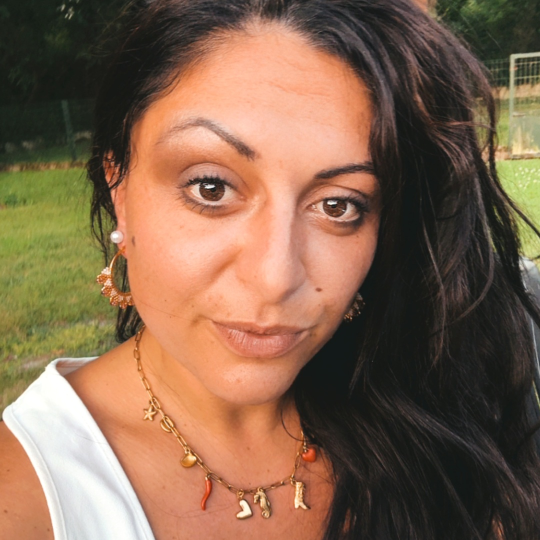
#> input picture contenus/photos/photo_profil_finale.jpg, 1080 x 1080 px, found by its file name (shown at 1/2 size)
$ python carrousel_mon_histoire.py out.png
#> lines starting #> are read from the running program, lines starting #| are printed output that depends on the picture; after the words box and inside, x2 and y2 are one past the last pixel; in counts of white or black regions, pixels touching at a corner belong together
from PIL import Image, ImageDraw, ImageFont, ImageOps
import sys, os
OUT = sys.argv[1]
W, H = 1080, 1350
CREAM = (255, 245, 248); PINK = (232, 80, 143); DARK = (43, 34, 40); SOFT = (250, 222, 233); WHITE=(255,255,255)
F = "/usr/share/fonts/opentype/inter/"
def font(n, s): return ImageFont.truetype(F + n, s)
XB = lambda s: font("Inter-ExtraBold.otf", s)
RG = lambda s: font("Inter-Medium.otf", s)

def rich_lines(d, text, f, maxw):
    # text: words, *mot* = pink. returns list of lines of (word, pink)
    lines, cur, w = [], [], 0
    space = d.textlength(" ", font=f)
    for para in text.split("\n"):
        for tok in para.split(" "):
            pink = tok.startswith("*") or (cur and cur[-1][2] and not cur[-1][0].endswith("*"))
            raw = tok
            word = tok.replace("*", "")
            tw = d.textlength(word, font=f)
            if cur and w + space + tw > maxw:
                lines.append(cur); cur, w = [], 0
            cur.append((word, None, raw)); w += (space if len(cur) > 1 else 0) + tw
        lines.append(cur); cur, w = [], 0
    # resolve pink spans
    out, inside = [], False
    for ln in lines:
        o = []
        for word, _, raw in ln:
            start = raw.startswith("*"); r2 = raw.rstrip(".,…:;!?"); end = r2.endswith("*") and len(r2) > 1
            p = inside or start
            o.append((word, p))
            if start and not end: inside = True
            elif end: inside = False
        out.append(o)
    return out

def draw_rich(d, text, f, y, color=DARK, maxw=880, lh=1.25, align="left", x0=100, accent=None):
    lines = rich_lines(d, text, f, maxw)
    space = d.textlength(" ", font=f)
    size = f.size
    for ln in lines:
        lw = sum(d.textlength(w, font=f) for w, _ in ln) + space * max(len(ln) - 1, 0)
        x = x0 if align == "left" else (W - lw) / 2
        for w, p in ln:
            d.text((x, y), w, font=f, fill=(accent or PINK) if p else color)
            x += d.textlength(w, font=f) + space
        y += size * lh
    return y

def base(i, n, bg=CREAM):
#> called with i = 0, n = 11, bg = (232, 80, 143)
    im = Image.new("RGB", (W, H), bg); d = ImageDraw.Draw(im)
#> after `im = Image.new('RGB', (W, H), bg)`:
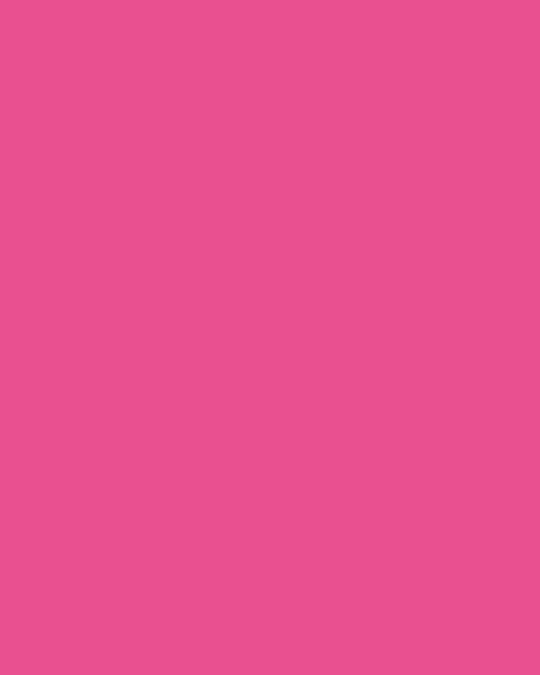
#> im: PIL image 1080x1350 RGB (shown at 1/2 size); mean R, G, B 232, 80, 143
    # dots
    tot = n * 26
    x = (W - tot) / 2
    for k in range(n):
        c = PINK if k == i else (SOFT if bg == CREAM else (255, 255, 255, 120))
        if bg != CREAM: c = WHITE if k == i else (240, 160, 195)
        d.ellipse((x, H - 70, x + 12, H - 58), fill=c); x += 26
#> after the loop, x = 683
    d.text((W / 2, H - 120), "@helene_belmonte", font=RG(28), fill=(PINK if bg == CREAM else WHITE), anchor="mm")
    return im, d

slides = [
 ("cover", "J'ai eu *peur de manger* pendant des années.", "Voici mon histoire"),
 ("txt", "01", "Adolescente, j'étais *très complexée.*\n\nAu lycée, j'ai pris *beaucoup de poids.*"),
 ("txt", "02", "Puis la vie a fait des siennes. Des *hauts*, des *bas*…\n\nEt la nourriture est devenue *mon refuge.*"),
 ("txt", "03", "Je ne mangeais plus parce que j'avais faim.\n\nJe mangeais *mes émotions* : le stress, la fatigue, la tristesse, parfois même la joie."),
 ("txt", "04", "J'ai fait appel à *plusieurs coachs.*\n\nJe perdais du poids… puis *je reprenais tout.*\n\nEt à chaque repas, *j'avais peur de manger.*"),
 ("txt", "05", "Aide-soignante, *horaires décalés*, journées à rallonge, repas sur le pouce…\n\nAucune méthode n'était faite pour *MA vie.*"),
 ("pink", "Le déclic", "J'ai enfin compris que la privation ne servait à rien."),
 ("photo", "", "Grâce au *rééquilibrage alimentaire*, j'ai perdu *du poids.*\n\nEt je ne l'ai *jamais repris.*"),
 ("photo", "Aujourd'hui", "Je n'ai *plus peur de manger.* Je me fais *plaisir à chaque repas.*\n\nEt j'ai trouvé un sport que j'aime, qui me donne envie de me lever le matin."),
 ("pink", "Ma plus belle décision", "Prendre du temps pour moi et investir en moi."),
 ("cta", "", ""),
]
n = len(slides)
for i, (kind, a, b) in enumerate(slides):
    if kind == "cover":
        im, d = base(i, n, PINK)
        d.text((100, 300), "MON HISTOIRE", font=XB(34), fill=(255, 210, 228))
        y = 380
        for ln in rich_lines(d, a, XB(92), 880):
#> in rich_lines, `lines, cur, w = [], [], 0`: w = 0
#> in rich_lines, `space = d.textlength(" ", font=f)`: space = 20.12
#> in rich_lines, `out, inside = [], False`: inside = False
            x = 100
            for w, p in ln:
                d.text((x, y), w, font=XB(92), fill=DARK if p else WHITE)
                x += d.textlength(w + " ", font=XB(92))
            y += 115
#> this loop made 3 passes
#> after the loop, y = 725
        d.rounded_rectangle((100, y + 60, 100 + d.textlength(b + "  →", font=XB(40)) + 60, y + 140), 40, fill=WHITE)
        d.text((130, y + 100), b + "  →", font=XB(40), fill=PINK, anchor="lm")
        R = 330; cx, cy = W - 100 - R // 2, H - 170 - R // 2      # sa photo de profil « jardin » en rond (26/11)
        pr = Image.open("contenus/photos/photo_profil_finale.jpg").convert("RGB").resize((R, R), Image.LANCZOS)
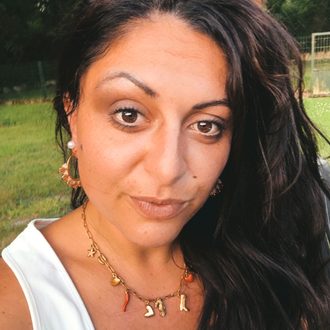
#> pr: PIL image 330x330 RGB; mean R, G, B 131.3, 101.5, 78.7
        mk = Image.new("L", (R, R), 0); ImageDraw.Draw(mk).ellipse((0, 0, R, R), fill=255)
#> after `mk = Image.new('L', (R, R), 0)`: mk: PIL image 330x330 L; every value is 0
#> after `ImageDraw.Draw(mk).ellipse((0, 0, R, R), fill=255)`:
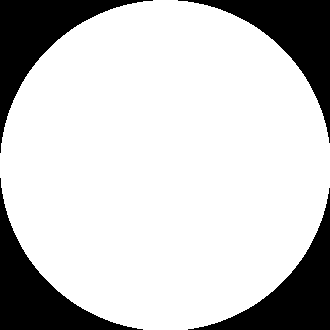
#> mk: PIL image 330x330 L; 78.9% white; 4 black regions, box (x1, y1, x2, y2) and area: (0, 0, 153, 153) 5897, (178, 0, 330, 143) 5744, (0, 178, 143, 330) 5744, (188, 188, 330, 330) 5592
        d.ellipse((cx - R // 2 - 10, cy - R // 2 - 10, cx + R // 2 + 10, cy + R // 2 + 10), fill=WHITE)
        im.paste(pr, (cx - R // 2, cy - R // 2), mk)
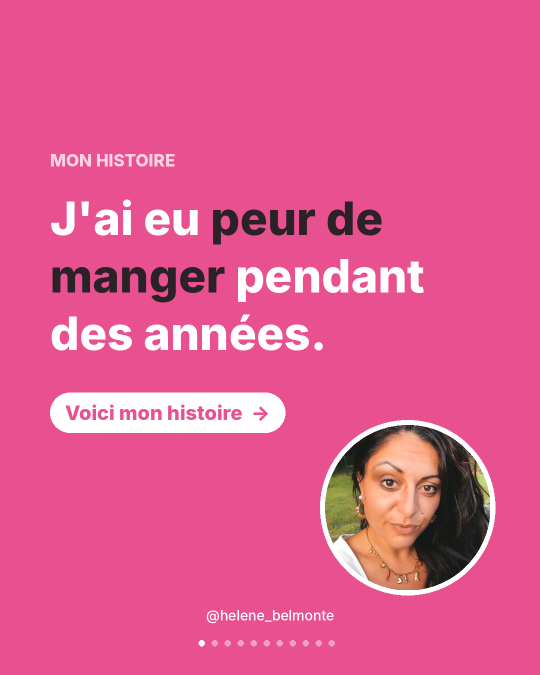
#> im: PIL image 1080x1350 RGB (shown at 1/2 size); mean R, G, B 225.2, 90.8, 144.2
    elif kind == "txt":
        im, d = base(i, n)
        d.text((100, 200), a, font=XB(60 if len(a) > 2 else 110), fill=SOFT if len(a) <= 2 else PINK)
        draw_rich(d, b, XB(66), 380, maxw=880, lh=1.28)
    elif kind == "pink":
        im, d = base(i, n, PINK)
        d.text((W / 2, 380), a.upper(), font=XB(44), fill=(255, 210, 228), anchor="mm")
        d.text((W / 2, 300), "“", font=XB(200), fill=WHITE, anchor="mm")
        y = 480
        lines = rich_lines(d, b, XB(78), 860)
        for ln in lines:
            t = " ".join(w for w, _ in ln)
            d.text((W / 2, y), t, font=XB(78), fill=WHITE, anchor="mm"); y += 100
    elif kind == "photo":
        im, d = base(i, n)
        # slide 8 : photo salle ; slide « Aujourd'hui » : photo veste kaki bras croisés (choix 26/11)
        if a == "Aujourd'hui":
            ph = ImageOps.exif_transpose(Image.open("contenus/photos/photo_banniere_originale.jpg").convert("RGB")); fx, fw = 0.32, 0.56
        else:
#> (the run stopped early here; a loop or call above may not have finished)
